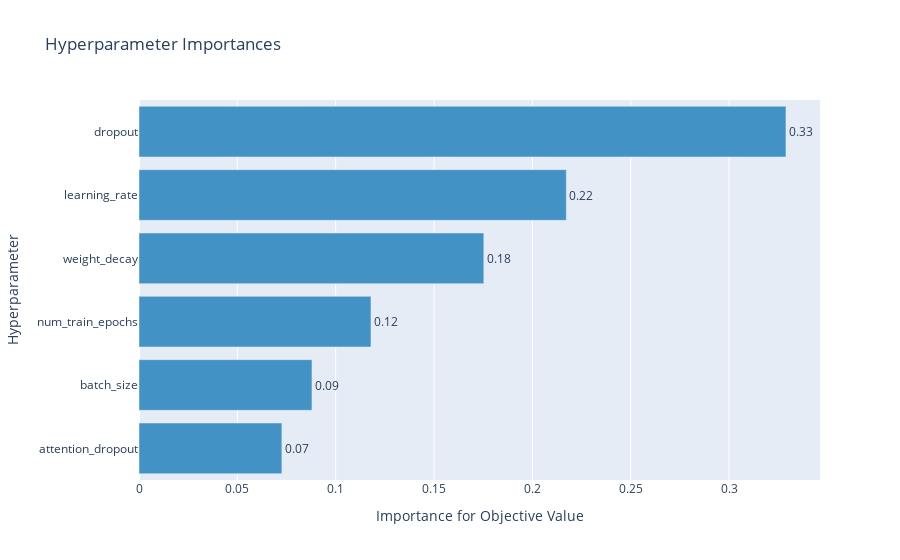

This figure's notebook cell:
### Code cell
vis.plot_param_importances(study)

### Figure 1 — Plotly figure (JSON) as saved in the notebook; plotly's stock layout.template omitted (floating-point values rounded to 4 significant figures)
{"data": [{"cliponaxis": false, "hovertemplate": ["attention_dropout (FloatDistribution): 0.07264787563963979<extra></extra>", "batch_size (IntDistribution): 0.08793574304612893<extra></extra>", "num_train_epochs (IntDistribution): 0.11793772584905286<extra></extra>", "weight_decay (FloatDistribution): 0.1753028002429334<extra></extra>", "learning_rate (FloatDistribution): 0.21724761685518684<extra></extra>", "dropout (FloatDistribution): 0.32892823836705815<extra></extra>"], "marker": {"color": "rgb(66,146,198)"}, "orientation": "h", "text": ["0.07", "0.09", "0.12", "0.18", "0.22", "0.33"], "textposition": "outside", "type": "bar", "x": [0.07265, 0.08794, 0.1179, 0.1753, 0.2172, 0.3289], "y": ["attention_dropout", "batch_size", "num_train_epochs", "weight_decay", "learning_rate", "dropout"]}], "layout": {"showlegend": false, "title": {"text": "Hyperparameter Importances"}, "xaxis": {"title": {"text": "Importance for Objective Value"}}, "yaxis": {"title": {"text": "Hyperparameter"}}}}
